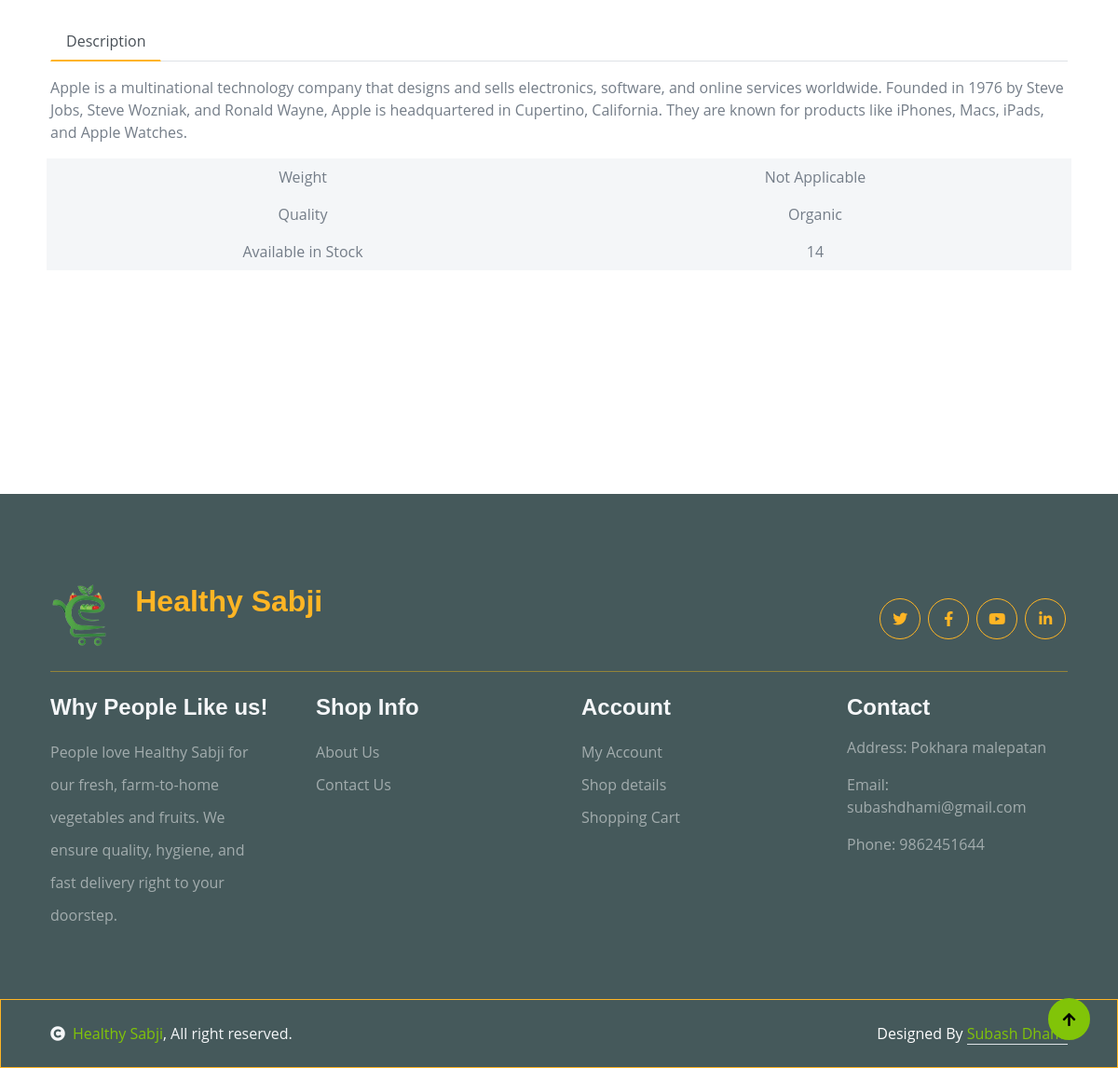
The app's page /product/2/ (lower part), older data.
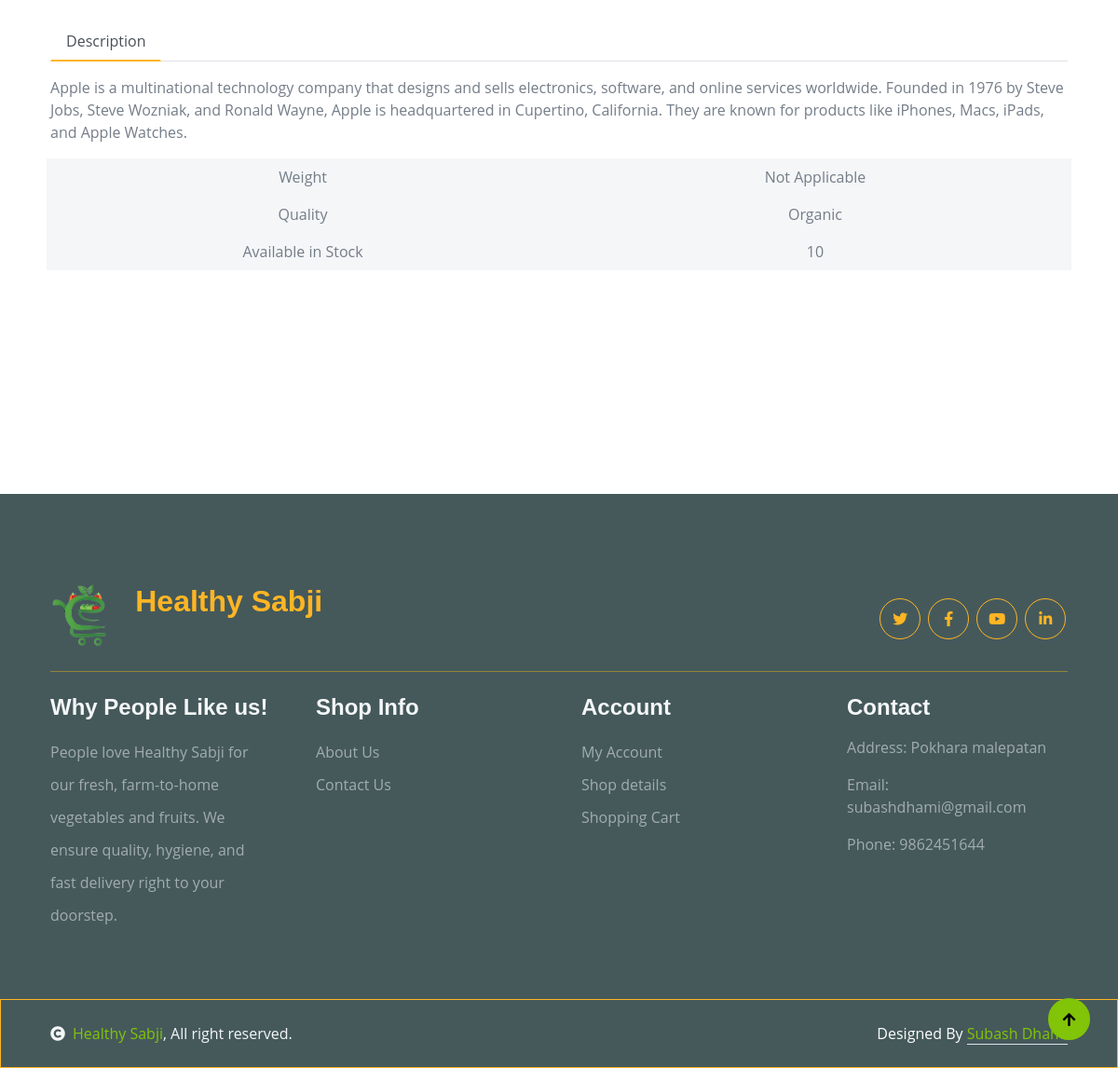
The same page, newer data.
### sabji/models.py (models this page shows, shortened)
class Product(models.Model):
    name = models.CharField(max_length=100)
    price = models.IntegerField(help_text='Price per kilo')
    pre_discount_price = models.IntegerField(blank=True, null=True)
    description = models.TextField()
    image = models.ImageField(upload_to='product_images/')
    quantity = models.IntegerField()
    farmer = models.ForeignKey(CustomUser, on_delete=models.CASCADE, related_name='products', limit_choices_to={'is_farmer': True})
    date_added = models.DateTimeField(auto_now_add=True)
    category = models.ForeignKey('Category', on_delete=models.SET_NULL, related_name='products',null=True)

### sabji/views.py (the view)
# urls.py: path('product/<int:id>/',views.productDetail,name="productDetail"),
def productDetail(request,id):
    product = Product.objects.get(id=id)
    return render(request,'user/product_desc.html',{'product':product})

### sabji/models.py (called while the page is built)
    def __str__(self):
        return self.name

### sabji/processors.py (called while the page is built)
def productprocessor(request):
    products = Product.objects.filter(quantity__gt=0)
    lowest_price = products.filter(quantity__gt=0).order_by('price').first()
    return {'products': products, 'lowest_price': lowest_price}

def categoryprocessor(request):
    categories = Category.objects.all()
    return {'categories': categories}

def discountprocessor(request):
    discounted_products = Product.objects.filter(pre_discount_price__gt=0)
    return {'discounted_products': discounted_products}

def cartprocessor(request):
    cart_count = 0
    if request.user.is_authenticated:
        cart_count = request.user.cart_items.filter(active=True).count()
    return {'cart_count': cart_count}

### templates/user/product_desc.html (shortened to what this page needs)
{% extends "base.html" %}
{% block content %}
        <div class="container-fluid py-5 mt-5">
            <div class="container py-5">
                <div class="row g-4 mb-5">
                    <div class="col-lg-12 col-xl-12">
                        <div class="row g-4">
                            <div class="col-lg-12">
                                <nav>
                                    <div class="nav nav-tabs mb-3">
                                        <button class="nav-link active border-white border-bottom-0" type="button"
                                            id="nav-about-tab" data-bs-toggle="tab" data-bs-target="#nav-about"
                                            aria-controls="nav-about" aria-selected="true">Description</button>
                                    </div>
                                </nav>
                                <div class="tab-content mb-5">
                                    <div class="tab-pane active" id="nav-about" role="tabpanel" aria-labelledby="nav-about-tab">
                                        <p>{{product.description}} </p>
                                        <div class="px-2">
                                            <div class="row g-4">
                                                <div class="col-12">
                                                    <div class="row bg-light align-items-center text-center justify-content-center py-2">
                                                        <div class="col-6">
                                                            <p class="mb-0">Weight</p>
                                                        </div>
                                                        <div class="col-6">
                                                            <p class="mb-0">Not Applicable</p>
                                                        </div>
                                                    </div>
                                                    <div class="row bg-light text-center align-items-center justify-content-center py-2">
                                                        <div class="col-6">
                                                            <p class="mb-0">Quality</p>
                                                        </div>
                                                        <div class="col-6">
                                                            <p class="mb-0">Organic</p>
                                                        </div>
                                                    </div>
                                                    <div class="row bg-light text-center align-items-center justify-content-center py-2">
                                                        <div class="col-6">
                                                            <p class="mb-0">Available in Stock</p>
                                                        </div>
                                                        <div class="col-6">
                                                            <p class="mb-0">{{product.quantity}}</p>
                                                        </div>
                                                    </div>
                                                </div>
                                            </div>
                                        </div>
                                    </div>
                                </div>
                            </div>
                        </div>
                    </div>
                </div>
            </div>
        </div>
{% endblock %}

Row changes from the older to the newer data that the page shows:
changed Product: quantity "14" → "10"
